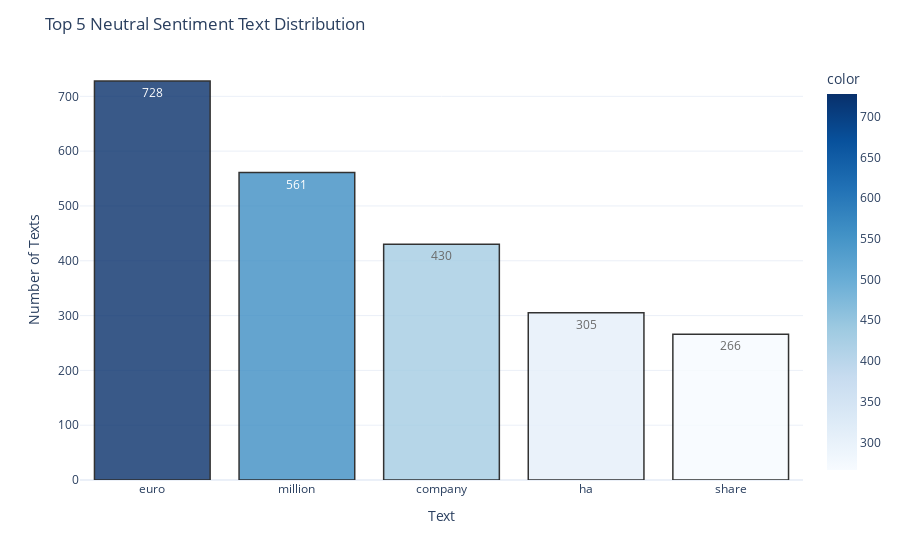

The notebook cell saved with this chart:
### Code cell
# bar chat for most occuring words in neutral sentiment
neutral_words = preprocess(df.loc[df['Sentiment'] == 'neutral']['cleaned_text'])
neutral_words_df = create_freq_df(neutral_words)
top10_neutral_words = neutral_words_df[:5]

plot_text_distribution(top10_neutral_words['Term'], top10_neutral_words['Frequency'],
                  'blues', 'Top 5 Neutral Sentiment Text Distribution', 'Text', 'Number of Texts')

### Figure 1 — Plotly figure (JSON) as saved in the notebook; plotly's stock layout.template omitted (floating-point values rounded to 4 significant figures)
{"data": [{"alignmentgroup": "True", "hovertemplate": "x=%{x}<br>y=%{y}<br>text=%{text}<br>color=%{marker.color}<extra></extra>", "legendgroup": "", "marker": {"color": [728, 561, 430, 305, 266], "coloraxis": "coloraxis", "line": {"color": "black", "width": 1.5}, "pattern": {"shape": ""}}, "name": "", "offsetgroup": "", "opacity": 0.8, "orientation": "v", "showlegend": false, "text": [728, 561, 430, 305, 266], "textposition": "auto", "type": "bar", "x": ["euro", "million", "company", "ha", "share"], "xaxis": "x", "y": [728, 561, 430, 305, 266], "yaxis": "y"}], "layout": {"barmode": "relative", "coloraxis": {"colorbar": {"title": {"text": "color"}}, "colorscale": [[0, "rgb(247,251,255)"], [0.125, "rgb(222,235,247)"], [0.25, "rgb(198,219,239)"], [0.375, "rgb(158,202,225)"], [0.5, "rgb(107,174,214)"], [0.625, "rgb(66,146,198)"], [0.75, "rgb(33,113,181)"], [0.875, "rgb(8,81,156)"], [1, "rgb(8,48,107)"]]}, "legend": {"tracegroupgap": 0}, "margin": {"t": 60}, "title": {"text": "Top 5 Neutral Sentiment Text Distribution"}, "xaxis": {"anchor": "y", "domain": [0, 1], "title": {"text": "Text"}}, "yaxis": {"anchor": "x", "domain": [0, 1], "title": {"text": "Number of Texts"}}}}
